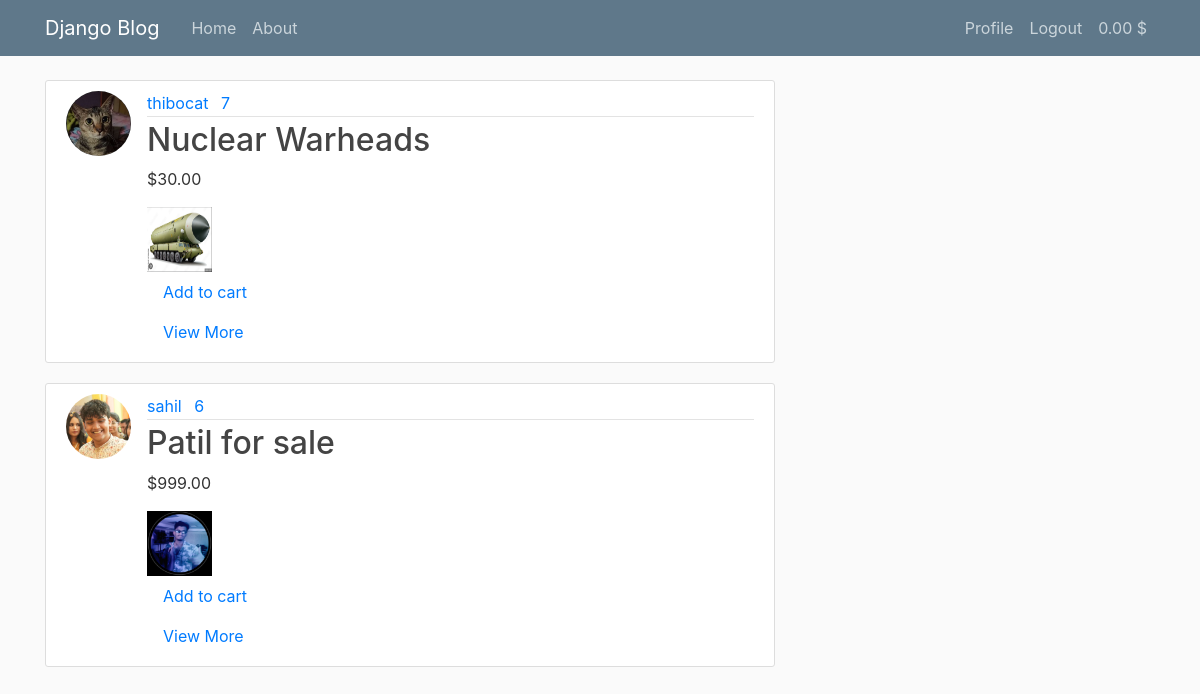
/ (signed in), run on the app's committed database.
### registration/models.py (models this page shows, shortened)
class Profile(models.Model):
    user = models.OneToOneField(User, on_delete=models.CASCADE)
    image = models.ImageField(default='default.jpg', upload_to='profile_pics')
    is_seller = models.BooleanField(default=False)
    cash = models.DecimalField(max_digits=10, decimal_places=2, default=0)

### blog/models.py (models this page shows, shortened)
class post(models.Model):
    title = models.CharField(max_length=100)
    price = models.DecimalField(max_digits=10, decimal_places=2)
    date = models.DateTimeField(default = timezone.now)
    author = models.ForeignKey(User, on_delete=models.CASCADE)
    image = models.ImageField(upload_to='images')

### blog/views.py (the view)
# urls.py: path('', PostListView.as_view(), name = 'blog-home'),
class PostListView(ListView):
    model = post
    template_name = 'blog/home.html'
    context_object_name = 'posts'
    ordering = ['-date']

### blog/templates/blog/home.html (shortened to what this page needs)
{% extends "blog/base.html" %}
{% block content %}
    {% for post in posts %}
        <article class="media content-section">
          <img class="rounded-circle article-img" src="{{ post.author.profile.image.url }}">
          <div class="media-body">
            <div class="article-metadata">
              <a class="mr-2" href="#">{{ post.author }}</a>
              <a class="mr-2" href="#">{{ post.id }}</a>
            </div>
            <h2><a class="article-title" href="{% url 'post-detail' post.id %}">{{ post.title }}</a></h2>
            <p class="article-content">${{ post.price }}</p>
            <img class="article-img" src="{{ post.image.url }}" alt="{{ post.title }}">
            <a class="nav-item nav-link" href="#">Add to cart</a>
            <a class="nav-item nav-link" href="#">View More</a>
          </div>
        </article>
    {% endfor %}
{% endblock content %}

### blog/templates/blog/base.html (shortened to what this page needs)
{%load static%}
<!DOCTYPE html>
<html>
<head>
    <link rel="stylesheet" href="https://cdn.jsdelivr.net/npm/bootstrap@4.0.0/dist/css/bootstrap.min.css">
    <link rel="stylesheet" href="{% static 'blog/main.css' %}">
</head>
<body>
    <header class="site-header">
        <nav class="navbar navbar-expand-md navbar-dark bg-steel fixed-top">
          <div class="container">
            <a class="navbar-brand mr-4" href="/">Django Blog</a>
            <div class="collapse navbar-collapse" id="navbarToggle">
              <div class="navbar-nav mr-auto">
                <a class="nav-item nav-link" href="/">Home</a>
                <a class="nav-item nav-link" href="/about">About</a>
              </div>
              <div class="navbar-nav">
                {% if user.is_authenticated %}
                    <a class="nav-item nav-link" href="{% url 'profile' %}">Profile</a>
                    <a class="nav-item nav-link" href="{% url 'logout' %}">Logout</a>
                    <a class="nav-item nav-link" href="{% url 'addmoney' %}"> {{ user.profile.cash }} $</a>
                {% else %}
                    <a class="nav-item nav-link" href="{% url 'login' %}">Login</a>
                    <a class="nav-item nav-link" href="{% url 'register' %}">Register</a>
                {% endif %}
              </div>
            </div>
          </div>
        </nav>
      </header>
      <main role="main" class="container">
        <div class="row">
          <div class="col-md-8">
            {% block content %}{% endblock %}
          </div>
        </div>
      </main>
</body>
</html>

### blog/static/blog/main.css (style rules this page uses)
body { background: #fafafa; color: #333333; margin-top: 5rem; }
h1, h2, h3, h4, h5, h6 { color: #444444; }
.bg-steel { background-color: #5f788a; }
.site-header .navbar-nav .nav-link { color: #cbd5db; }
.content-section { background: #ffffff; padding: 10px 20px; border: 1px solid #dddddd; border-radius: 3px; margin-bottom: 20px; }
.article-title { color: #444444; }
.article-content { white-space: pre-line; }
.article-img { height: 65px; width: 65px; margin-right: 16px; }
.article-metadata { padding-bottom: 1px; margin-bottom: 4px; border-bottom: 1px solid #e3e3e3 }

### data on the page
post: author.profile.image (picture), author "thibocat", id "7", title "Nuclear Warheads", price "30.00", image (picture)
post: author.profile.image (picture), author "sahil", id "6", title "Patil for sale", price "999.00", image (picture)

### other printed values
{{ user.profile.cash }} "0.00"
